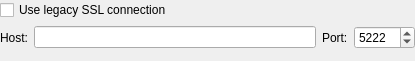
<?xml version="1.0" encoding="UTF-8"?>
<ui version="4.0">
 <class>ConnectionOptionsWidgetClass</class>
 <widget class="QWidget" name="ConnectionOptionsWidgetClass">
  <property name="geometry">
   <rect>
    <x>0</x>
    <y>0</y>
    <width>415</width>
    <height>61</height>
   </rect>
  </property>
  <layout class="QVBoxLayout" name="verticalLayout">
   <property name="margin">
    <number>0</number>
   </property>
   <item>
    <widget class="QCheckBox" name="chbUseLegacySSL">
     <property name="text">
      <string>Use legacy SSL connection</string>
     </property>
    </widget>
   </item>
   <item>
    <layout class="QHBoxLayout">
     <item>
      <widget class="QLabel" name="label_11">
       <property name="text">
        <string>Host:</string>
       </property>
       <property name="textFormat">
        <enum>Qt::PlainText</enum>
       </property>
       <property name="buddy">
        <cstring>lneHost</cstring>
       </property>
      </widget>
     </item>
     <item>
      <widget class="QLineEdit" name="lneHost"/>
     </item>
     <item>
      <widget class="QLabel" name="label_12">
       <property name="text">
        <string>Port:</string>
       </property>
       <property name="textFormat">
        <enum>Qt::PlainText</enum>
       </property>
       <property name="buddy">
        <cstring>spbPort</cstring>
       </property>
      </widget>
     </item>
     <item>
      <widget class="QSpinBox" name="spbPort">
       <property name="sizePolicy">
        <sizepolicy hsizetype="Preferred" vsizetype="Fixed">
         <horstretch>0</horstretch>
         <verstretch>0</verstretch>
        </sizepolicy>
       </property>
       <property name="minimumSize">
        <size>
         <width>60</width>
         <height>0</height>
        </size>
       </property>
       <property name="maximum">
        <number>65535</number>
       </property>
       <property name="value">
        <number>5222</number>
       </property>
      </widget>
     </item>
    </layout>
   </item>
   <item>
    <widget class="QWidget" name="wdtProxy" native="true"/>
   </item>
  </layout>
 </widget>
 <layoutdefault spacing="6" margin="11"/>
 <resources/>
 <connections/>
</ui>
